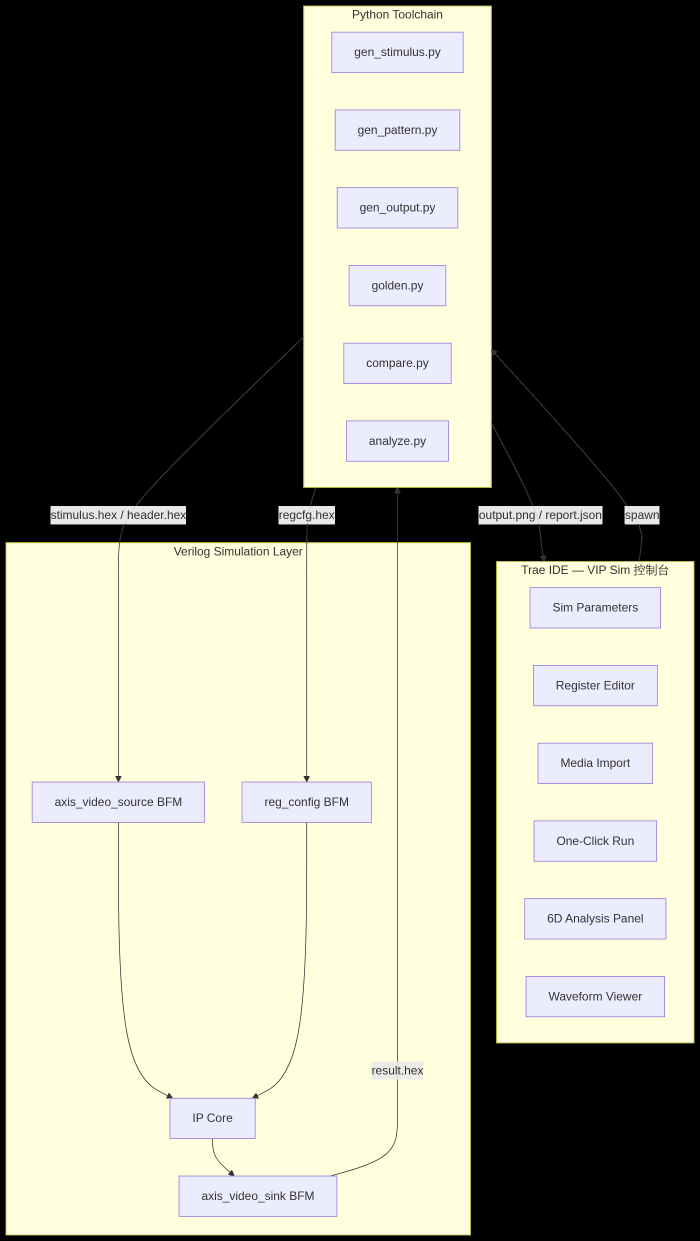
#> input picture ug_arch.png, 1400 x 2482 px (shown at 1/2 size)
$ python analyze.py --input ../ug_arch.png   (older library calls are emulated)
#> lines starting #> are read from the running program, lines starting #| are printed output that depends on the picture
### scripts/analyzers/sharpness.py
"""锐度分析模块。"""

import cv2
import numpy as np


def analyze(input_img: np.ndarray, output_img: np.ndarray = None) -> dict:
    """分析图像锐度，返回量化指标。"""
    img = output_img if output_img is not None else input_img
    gray = cv2.cvtColor(img, cv2.COLOR_BGR2GRAY) if len(img.shape) == 3 else img
    gray = gray.astype(np.float64)

    # Laplacian 方差（最常用的锐度指标）
    lap = cv2.Laplacian(gray, cv2.CV_64F)
    lap_var = float(lap.var())

    # Sobel 梯度均值
    sobel_x = cv2.Sobel(gray, cv2.CV_64F, 1, 0)
    sobel_y = cv2.Sobel(gray, cv2.CV_64F, 0, 1)
    sobel_mag = np.sqrt(sobel_x ** 2 + sobel_y ** 2)
    sobel_mean = float(sobel_mag.mean())

    # Tenengrad
    tenengrad = float(np.sum(sobel_mag ** 2))

    # 等级评定
    if lap_var < 50:
        grade = "模糊"
    elif lap_var < 200:
        grade = "一般"
    elif lap_var < 800:
        grade = "良好"
    elif lap_var < 2000:
        grade = "优秀"
    else:
        grade = "极佳"

    return {
        "laplacian_variance": round(lap_var, 1),
        "sobel_mean": round(sobel_mean, 3),
        "tenengrad": round(tenengrad, 0),
        "grade": grade,
    }

### scripts/analyzers/white_balance.py
"""白平衡分析模块。"""

import cv2
import numpy as np


def analyze(input_img: np.ndarray, output_img: np.ndarray = None) -> dict:
    """基于灰度世界假说分析白平衡。"""
    img = output_img if output_img is not None else input_img
    if len(img.shape) < 3 or img.shape[2] < 3:
        return {"error": "需要 RGB 彩色图像"}

    b, g, r = cv2.split(img.astype(np.float64))

    avg_r = float(np.mean(r))
    avg_g = float(np.mean(g))
    avg_b = float(np.mean(b))
    gray = (avg_r + avg_g + avg_b) / 3.0

    r_gain = gray / avg_r if avg_r > 0 else 1.0
    g_gain = 1.0
    b_gain = gray / avg_b if avg_b > 0 else 1.0

    # 色温估算（非常粗略：基于 R/B 比率）
    rb_ratio = avg_r / avg_b if avg_b > 0 else 1.0
    # 粗略映射：< 0.9 冷色, 0.9-1.1 中性, > 1.1 暖色
    if rb_ratio < 0.85:
        bias = "偏冷(蓝)"
    elif rb_ratio > 1.15:
        bias = "偏暖(黄)"
    else:
        bias = "中性"

    # 找最亮区域评估白点
    gray_img = cv2.cvtColor(img, cv2.COLOR_BGR2GRAY)
    percentile_95 = np.percentile(gray_img, 95)
    white_mask = gray_img >= percentile_95
    if white_mask.sum() > 100:
        white_region = img[white_mask]
        white_r = float(np.mean(white_region[:, 2]))
        white_g = float(np.mean(white_region[:, 1]))
        white_b = float(np.mean(white_region[:, 0]))
    else:
        white_r, white_g, white_b = 0, 0, 0

    return {
        "r_gain": round(r_gain, 3),
        "g_gain": round(g_gain, 3),
        "b_gain": round(b_gain, 3),
        "avg_r": round(avg_r, 1),
        "avg_g": round(avg_g, 1),
        "avg_b": round(avg_b, 1),
        "rb_ratio": round(rb_ratio, 3),
        "bias": bias,
        "white_point": {
            "r": round(white_r, 1),
            "g": round(white_g, 1),
            "b": round(white_b, 1),
        },
    }

### scripts/utils/console.py
"""
Terminal UI 美化模块 — 统一的控制台输出风格。
所有脚本共用，避免各处重复造轮子。
"""

import sys
import os
import shutil
import time
from typing import Optional, List


# ============================================================
# ANSI 色板
# ============================================================

class _Color:
    RESET   = "\033[0m"
    BOLD    = "\033[1m"
    DIM     = "\033[2m"
    ITALIC  = "\033[3m"

    BLACK   = "\033[30m"
    RED     = "\033[31m"
    GREEN   = "\033[32m"
    YELLOW  = "\033[33m"
    BLUE    = "\033[34m"
    MAGENTA = "\033[35m"
    CYAN    = "\033[36m"
    WHITE   = "\033[37m"

    BG_BLACK   = "\033[40m"
    BG_RED     = "\033[41m"
    BG_GREEN   = "\033[42m"
    BG_YELLOW  = "\033[43m"
    BG_BLUE    = "\033[44m"
    BG_MAGENTA = "\033[45m"
    BG_CYAN    = "\033[46m"
    BG_WHITE   = "\033[47m"

C = _Color

# 自动检测终端是否支持色彩（管道/重定向时关闭）
_has_color = hasattr(sys.stdout, "isatty") and sys.stdout.isatty()


def _c(code: str, text: str) -> str:
    """包裹 ANSI 转义码；不可用时原样返回。"""
    return f"{code}{text}{C.RESET}" if _has_color else text


def green(s):    return _c(C.GREEN, s)
def red(s):      return _c(C.RED, s)
def yellow(s):   return _c(C.YELLOW, s)
def blue(s):     return _c(C.BLUE, s)
def magenta(s):  return _c(C.MAGENTA, s)
def cyan(s):     return _c(C.CYAN, s)
def bold(s):     return _c(C.BOLD, s)
def dim(s):      return _c(C.DIM, s)


# ============================================================
# 图标（不依赖 emoji 字体，用 ANSI + 符号替代）
# ============================================================

ICON_OK     = green("✓")
ICON_FAIL   = red("✗")
ICON_WARN   = yellow("⚠")
ICON_INFO   = blue("ℹ")
ICON_GEAR   = cyan("⚙")
ICON_CLOCK  = dim("⏳")
ICON_ARROW  = dim("→")
ICON_BULLET = dim("•")

# ============================================================
# 终端宽度
# ============================================================

def term_width() -> int:
    return shutil.get_terminal_size().columns


# ============================================================
# 基础输出原语
# ============================================================

def info(msg: str):
    """一般信息。"""
    print(f"  {ICON_INFO}  {msg}")


def success(msg: str):
    """成功消息。"""
    print(f"  {ICON_OK}  {green(msg)}")


def warn(msg: str):
    """警告消息。"""
    print(f"  {ICON_WARN}  {yellow(msg)}")


def error(msg: str):
    """错误消息。"""
    print(f"  {ICON_FAIL}  {red(msg)}", file=sys.stderr)


def step(no: int, msg: str):
    """步骤标题。"""
    print(f"\n  {bold(cyan(f'[{no}]'))}  {bold(msg)}")


def sub(msg: str):
    """子项信息。"""
    print(f"      {ICON_ARROW}  {dim(msg)}")


# ============================================================
# 标题 / 分隔线
# ============================================================

def h1(title: str, width: int = 0):
    """一级标题（带框线）。"""
    w = width or min(term_width(), 72)
    # 去掉 ANSI 码的长度
    inner = f"  {title}  "
    bar = "═" * ((w - len(inner)) // 2)
    print(f"\n{cyan(bar + inner + bar)}")


def h2(title: str):
    """二级标题（下划线）。"""
    print(f"\n  {bold(title)}")
    print(f"  {dim('─' * (min(term_width(), 72) - 2))}")


def divider(char: str = "─"):
    """一条水平分隔线。"""
    print(f"  {dim(char * (min(term_width(), 72) - 2))}")


# ============================================================
# 键值对
# ============================================================

def kv(key: str, value: str, indent: int = 4):
    """对齐的键值对。"""
    pad = " " * indent
    print(f"{pad}{bold(key + ':')} {cyan(value)}")


# ============================================================
# 表格
# ============================================================

# [23 lines left out: function table, not called in this run]


# ============================================================
# 进度条
# ============================================================

class Progress:
    """轻量进度条，不依赖第三方库。

    用法:
        p = Progress("处理中", total=2073600)
        for pixel in pixels:
            p.update(1)
        p.done()
    """

    def __init__(self, label: str, total: int, width: int = 30):
        self.label = label
        self.total = max(total, 1)
        self.width = width
        self.current = 0
        self._start = time.time()
        self._drawn = False
        # 仅在终端环境下显示
        self._enabled = _has_color

    def update(self, n: int = 1):
        self.current += n
        if self._enabled:
            self._draw()

    # [16 lines left out: function _draw, not called in this run]

    def done(self):
        elapsed = time.time() - self._start
        if self._drawn:
            sys.stdout.write(f"\r  {ICON_OK}  {self.label}  {green('完成')}  {dim(f'{elapsed:.1f}s')}\033[K\n")
        elif self._enabled:
            sys.stdout.write(f"\r  {ICON_OK}  {self.label}  {green('完成')}\033[K\n")


class Spinner:
    """等待旋转器，用于不确定进度的操作。"""

    _FRAMES = ["⠋", "⠙", "⠹", "⠸", "⠼", "⠴", "⠦", "⠧", "⠇", "⠏"]

    # [17 lines left out: functions __init__, tick, done, not called in this run]


# ============================================================
# 顶部横幅（程序入口）
# ============================================================

def banner(name: str, version: str = "1.0.0", desc: str = ""):
    """打印程序起始横幅。"""
    w = min(term_width(), 60)
    border = cyan("▔" * w)
    print(f"\n{border}")
    print(f"  {bold(name)}  {dim(f'v{version}')}")
    if desc:
        print(f"  {dim(desc)}")
    print(border)


# ============================================================
# 底部摘要
# ============================================================

def footer(ok: bool = True, elapsed: float = 0):
    """打印程序结束摘要。"""
    print()
    if ok:
        print(f"  {ICON_OK}  {green('结束')}  {dim(f'耗时 {elapsed:.1f}s')}")
    else:
        print(f"  {ICON_FAIL}  {red('异常退出')}  {dim(f'耗时 {elapsed:.1f}s')}")
    print()

### scripts/analyzers/histogram.py
"""直方图分析模块。"""

import numpy as np
import cv2


def analyze(input_img: np.ndarray, output_img: np.ndarray = None) -> dict:
    """分析 RGB 三通道直方图统计。"""

    def _channel_stats(channel, name):
        ch = channel.flatten().astype(np.float64)
        return {
            "channel": name,
            "mean": round(float(np.mean(ch)), 1),
            "std": round(float(np.std(ch)), 1),
            "median": round(float(np.median(ch)), 1),
            "min": int(ch.min()),
            "max": int(ch.max()),
            "percentile_5": round(float(np.percentile(ch, 5)), 1),
            "percentile_95": round(float(np.percentile(ch, 95)), 1),
        }

    result = {}

    # 输入图统计
    if len(input_img.shape) == 3 and input_img.shape[2] >= 3:
        result["input"] = [
            _channel_stats(input_img[:, :, 2], "R"),
            _channel_stats(input_img[:, :, 1], "G"),
            _channel_stats(input_img[:, :, 0], "B"),
        ]
        input_gray = cv2.cvtColor(input_img, cv2.COLOR_BGR2GRAY)
        result["input_mean"] = round(float(input_gray.mean()), 1)
    else:
        result["input_mean"] = round(float(input_img.mean()), 1)

    # 输出图统计
    if output_img is not None:
        if len(output_img.shape) == 3 and output_img.shape[2] >= 3:
            result["output"] = [
                _channel_stats(output_img[:, :, 2], "R"),
                _channel_stats(output_img[:, :, 1], "G"),
                _channel_stats(output_img[:, :, 0], "B"),
            ]
            output_gray = cv2.cvtColor(output_img, cv2.COLOR_BGR2GRAY)
            result["output_mean"] = round(float(output_gray.mean()), 1)
        else:
            result["output_mean"] = round(float(output_img.mean()), 1)

        # 亮度偏移分析
        result["shift"] = (
            f"亮度{'提升' if result['output_mean'] > result['input_mean'] else '降低'} "
            f"{abs(result['output_mean'] - result['input_mean']):.1f} (均值变化)"
        )

    return result

### scripts/analyze.py
#!/usr/bin/env python3
"""analyze.py — 图像质量分析总入口。

用法:
  python scripts/analyze.py --input input.png --output output.png --all
  python scripts/analyze.py --input img.png --metric sharpness
"""

import sys
import os
import json
import argparse
import time
from datetime import datetime

sys.path.insert(0, os.path.dirname(__file__))
from utils.console import (
    banner, footer, h1, h2, info, success, warn, error,
    kv, step, sub, divider, table, Progress, green, red, yellow, bold,
)
from analyzers import sharpness, white_balance, histogram, psnr, gamma


AVAILABLE_METRICS = {
    "sharpness":     ("锐度分析",     sharpness),
    "white_balance": ("白平衡分析",   white_balance),
    "histogram":     ("直方图分析",   histogram),
    "psnr":          ("PSNR",       psnr),
    "gamma":         ("Gamma 曲线",  gamma),
}


def main():
    t0 = time.time()
    banner("analyze", version="1.0.0", desc="图像质量分析工具")

    parser = argparse.ArgumentParser(description="图像质量分析")
    parser.add_argument("--input", required=True, help="输入原图路径")
    parser.add_argument("--output", default=None, help="IP 输出图路径（PSNR/Gamma 必填）")
    parser.add_argument("--all", action="store_true", help="运行全部分析项")
    parser.add_argument("--metric", default=None, help=f"单项分析: {', '.join(AVAILABLE_METRICS.keys())}")
    parser.add_argument("--report", default=None, help="报告输出 JSON 路径")
    parser.add_argument("--roi", default=None, help="分析区域 x,y,w,h（暂未使用）")
    args = parser.parse_args()

    # ---- 确定要跑的指标 ----
    if args.all:
        metrics_to_run = list(AVAILABLE_METRICS.keys())
    elif args.metric:
        if args.metric not in AVAILABLE_METRICS:
            error(f"不支持的指标: {args.metric}。可选: {list(AVAILABLE_METRICS.keys())}")
            sys.exit(1)
        metrics_to_run = [args.metric]
    else:
        metrics_to_run = ["sharpness", "white_balance", "histogram"]

    h1("分析配置")
    kv("输入图像", args.input)
    kv("输出图像", args.output or "(未提供)")
    kv("分析项", ", ".join(metrics_to_run))

    # ---- 加载图像 ----
    h2("加载图像")
    import cv2
    input_img = cv2.imread(args.input)
#> input_img is the input picture: shape (2482, 1400, 3); mean B, G, R 132.7, 147.1, 147.3
    if input_img is None:
        error(f"无法读取: {args.input}")
        sys.exit(1)
    info(f"输入: {input_img.shape[1]} × {input_img.shape[0]}")

    output_img = None
    if args.output and os.path.exists(args.output):
        output_img = cv2.imread(args.output)
        if output_img is None:
            warn(f"无法读取输出图: {args.output}，对比类分析将跳过")
        else:
            info(f"输出: {output_img.shape[1]} × {output_img.shape[0]}")

            if output_img.shape[:2] != input_img.shape[:2]:
                warn(f"尺寸不一致: 输入 {input_img.shape[:2]}, 输出 {output_img.shape[:2]}，将缩放对齐")
                output_img = cv2.resize(output_img, (input_img.shape[1], input_img.shape[0]))
    elif args.metric in ("psnr", "gamma") and not args.output:
        warn(f"{args.metric} 需要 --output 参数提供对比图")
        info("将仅展示无需对比的分析项")

    # ---- 逐项分析 ----
    results = {}
    progress = Progress("分析进度", total=len(metrics_to_run))

    for metric_name in metrics_to_run:
        label, module = AVAILABLE_METRICS[metric_name]

        if metric_name in ("psnr", "gamma") and output_img is None:
            results[metric_name] = {"skipped": "需要 --output 对比图"}
            progress.update(1)
            continue

        try:
            result = module.analyze(input_img, output_img)
            results[metric_name] = result
        except Exception as e:
            results[metric_name] = {"error": str(e)}
        progress.update(1)
#> this loop made 3 passes
#> pass 1, in analyze, `gray = cv2.cvtColor(img, cv2.COLOR_BGR2GRAY) if len(img.shape) == 3 el..`:
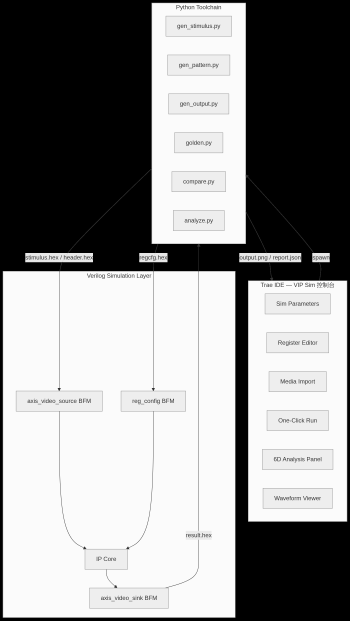
#> gray: shape (2482, 1400) (shown at 1/4 size); min 0, max 255, mean 145.4
#> pass 1, in analyze, `lap = cv2.Laplacian(gray, cv2.CV_64F)`:
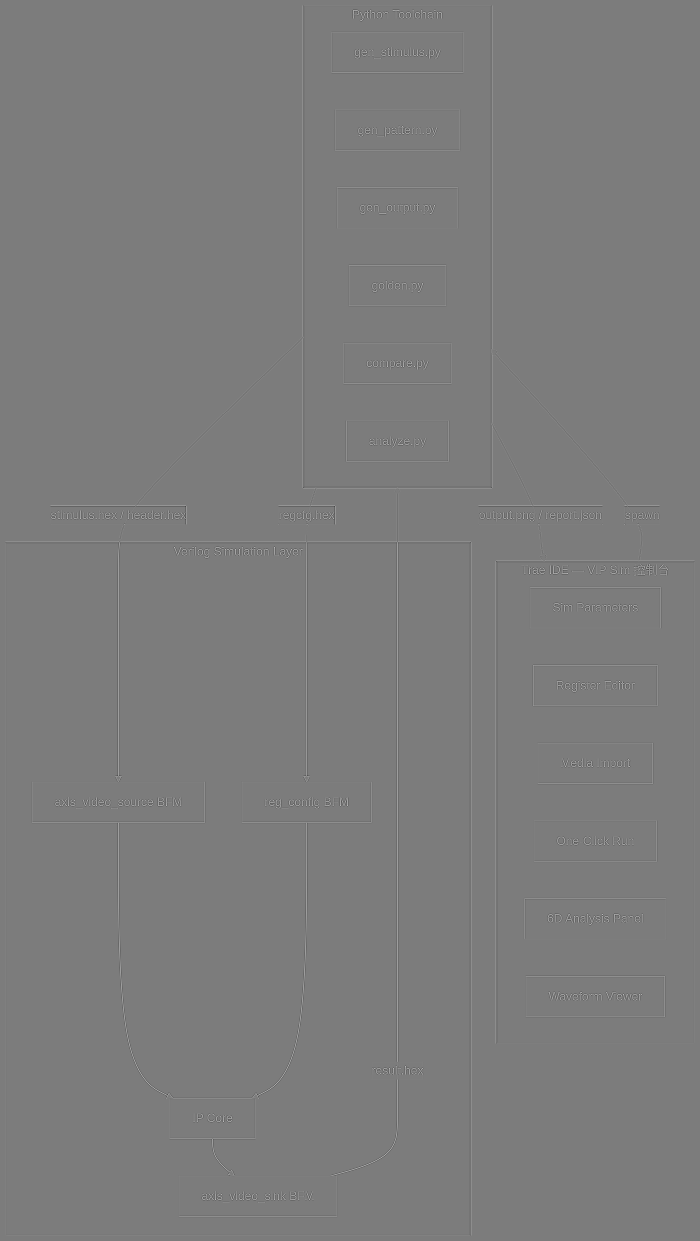
#> lap: shape (2482, 1400) float64 (shown at 1/2 size); min -577, max 601, mean 0; drawn with min black and max white
#> after the loop, results = 3 items
    progress.done()

    # ---- 打印结果 ----
    h2("分析结果")

    for metric_name, result in results.items():
        if "error" in result:
            warn(f"{AVAILABLE_METRICS[metric_name][0]}: {result['error']}")
        elif "skipped" in result:
            info(f"{AVAILABLE_METRICS[metric_name][0]}: {result['skipped']}")
#> this loop made 3 passes
#> metric_name on passes 1 to 3: 'sharpness', 'white_balance', 'histogram'

    # 锐度
    if "sharpness" in results and "error" not in results["sharpness"]:
        r = results["sharpness"]
#> r = {'laplacian_variance': 783.2, 'sobel_mean': 20.88, 'tenengrad': 4e+10, 'grade': '良好'}
        sub(f"锐度: Laplacian={r['laplacian_variance']}, Tenengrad={r['tenengrad']:.0f}")
        grade_color = green if r['grade'] in ("优秀", "极佳") else (yellow if r['grade'] == "良好" else red)
        divider()
        kv("锐度等级", grade_color(r['grade']))

    # 白平衡
    if "white_balance" in results and "error" not in results["white_balance"]:
        r = results["white_balance"]
#> r = 9 items
        sub(f"增益: R={r['r_gain']} G={r['g_gain']} B={r['b_gain']}")
        divider()
        kv("色温倾向", r['bias'])

    # 直方图
    if "histogram" in results and "error" not in results["histogram"]:
        r = results["histogram"]
#> r = 2 items
        if "shift" in r:
            kv("亮度变化", r['shift'])

    # PSNR
    if "psnr" in results and "error" not in results["psnr"]:
        r = results["psnr"]
        p_color = green if r['overall'] > 40 else (yellow if r['overall'] > 30 else red)
        divider()
        kv("PSNR", p_color(f"{r['overall']} dB"))
        kv("PSNR 等级", r['grade'])

    # Gamma
    if "gamma" in results and "error" not in results["gamma"]:
        r = results["gamma"]
        divider()
        kv("实测 Gamma", f"{r.get('measured', 'N/A')}")
        kv("目标 Gamma", f"{r.get('target', 'N/A')}")
        kv("偏差", f"{r.get('delta', 'N/A')}")
        kv("Gamma 等级", r.get("grade", "N/A"))

    divider()

    # ---- 生成报告 ----
    report_path = args.report
    if not report_path and args.all:
        os.makedirs("output/reports", exist_ok=True)
        report_path = f"output/reports/analysis_{datetime.now().strftime('%Y%m%d_%H%M%S')}.json"

    if report_path:
        report = {
            "input_file": args.input,
            "output_file": args.output,
            "resolution": f"{input_img.shape[1]}x{input_img.shape[0]}",
            "timestamp": datetime.now().isoformat(),
            "metrics": results,
        }
        os.makedirs(os.path.dirname(report_path), exist_ok=True)
        with open(report_path, "w") as f:
            json.dump(report, f, indent=2, ensure_ascii=False)
        success(f"报告已保存: {report_path}")

    footer(ok=True, elapsed=time.time() - t0)


if __name__ == "__main__":
    main()

$ run again, on ug_iter.png
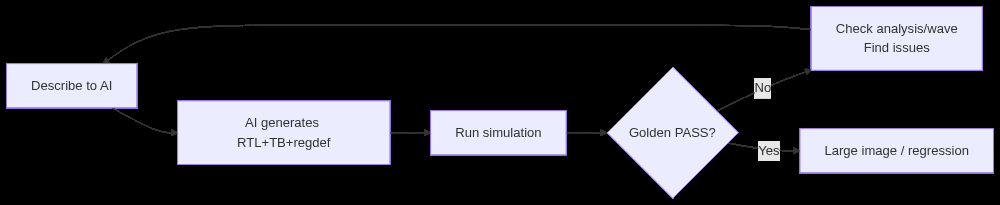
#> input picture ug_iter.png, 1000 x 205 px
#> in main, input_img is the input picture: shape (205, 1000, 3); mean B, G, R 67.5, 61.3, 61.8
#> the loop in main, `for metric_name in metrics_to_run:` made 3 passes
#> pass 1, in analyze, `lap = cv2.Laplacian(gray, cv2.CV_64F)`:
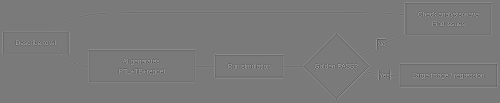
#> lap: shape (205, 1000) float64 (shown at 1/2 size); min -578, max 622, mean 0; drawn with min black and max white
#> pass 1, in analyze, `sobel_x = cv2.Sobel(gray, cv2.CV_64F, 1, 0)`:
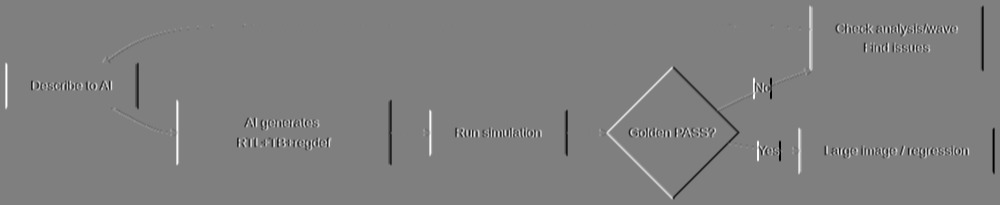
#> sobel_x: shape (205, 1000) float64; min -952, max 952, mean 0; drawn with min black and max white
#> after the loop in main, `for metric_name in metrics_to_run:`: results = 3 items
#> the loop in main, `for metric_name, result in results.items():` made 3 passes
#> metric_name on passes 1 to 3: 'sharpness', 'white_balance', 'histogram'
#> in main, `r = results["sharpness"]`: r = {'laplacian_variance': 2187.1, 'sobel_mean': 42.66, 'tenengrad': 4.88e+09, 'grade': '极佳'}
#> in main, `r = results["white_balance"]`: r = 9 items
#> in main, `r = results["histogram"]`: r = 2 items
